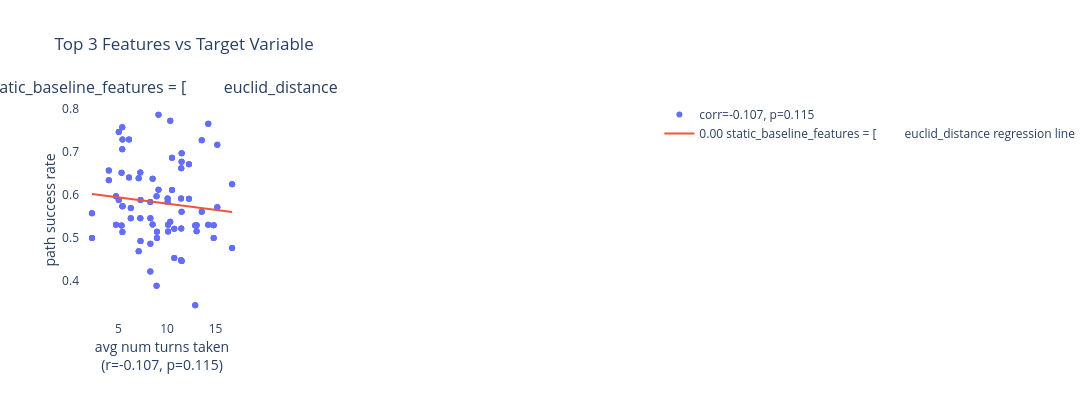
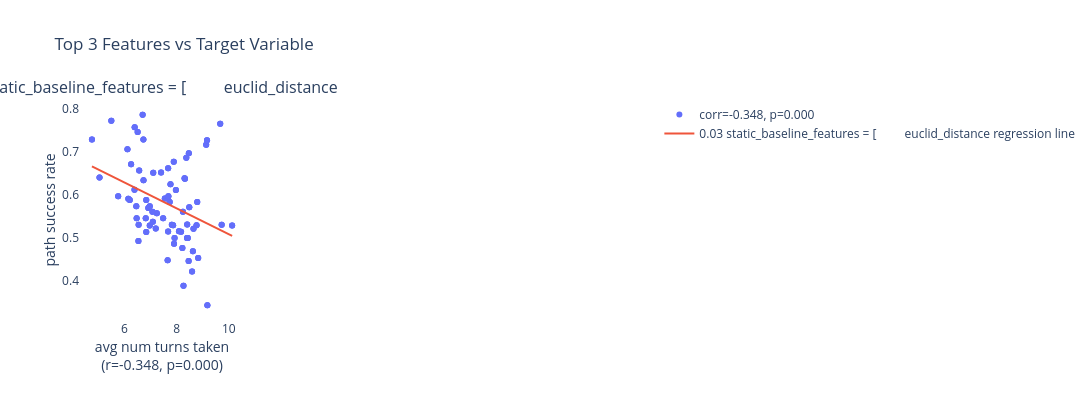

The cell these charts' notebook holds for them, in order:
### Markdown cell above
#### Baseline Static Features

### Code cell
baseline_feature_str = """static_baseline_features = [
        euclid_distance, 
        path_distance, 
        num_nodes, 
        avg_path_dist_traveled, 
        avg_nodes_count, 
        avg_turns_count
    ]"""
# run_evaluate_regression(static_features, accs, feature_str=baseline_feature_str, axes=["avg num turns taken", "avg traj Euc distance", "avg traj nodes traversed"])
# get_correlation_p_values(static_features, accs)
run_evaluate_regression(static_features[:,0].reshape(-1, 1), accs, feature_str=baseline_feature_str, axes=["avg num turns taken", "avg traj Euc distance", "avg traj nodes traversed"])
run_evaluate_regression(static_features[:,-2].reshape(-1, 1), accs, feature_str=baseline_feature_str, axes=["avg num turns taken", "avg traj Euc distance", "avg traj nodes traversed"])

### Figure 1 — Plotly figure (JSON) as saved in the notebook; plotly's stock layout.template omitted (floating-point values rounded to 4 significant figures; data arrays with more than 128 entries replaced by an {"elided": "..."} marker saying what was removed)
{"data": [{"mode": "markers", "name": "corr=-0.107, p=0.115", "type": "scatter", "x": {"elided": "216 float values"}, "xaxis": "x", "y": {"elided": "216 float values"}, "yaxis": "y"}, {"mode": "lines", "name": "0.00 static_baseline_features = [\n        euclid_distance regression line", "type": "scatter", "x": [2.264, 2.41, 2.556, 2.702, 2.848, 2.994, 3.14, 3.285, 3.431, 3.577, 3.723, 3.869, 4.015, 4.161, 4.307, 4.453, 4.599, 4.745, 4.891, 5.037, 5.183, 5.329, 5.475, 5.621, 5.767, 5.913, 6.058, 6.204, 6.35, 6.496, 6.642, 6.788, 6.934, 7.08, 7.226, 7.372, 7.518, 7.664, 7.81, 7.956, 8.102, 8.248, 8.394, 8.54, 8.686, 8.831, 8.977, 9.123, 9.269, 9.415, 9.561, 9.707, 9.853, 9.999, 10.15, 10.29, 10.44, 10.58, 10.73, 10.87, 11.02, 11.17, 11.31, 11.46, 11.6, 11.75, 11.9, 12.04, 12.19, 12.33, 12.48, 12.63, 12.77, 12.92, 13.06, 13.21, 13.36, 13.5, 13.65, 13.79, 13.94, 14.09, 14.23, 14.38, 14.52, 14.67, 14.82, 14.96, 15.11, 15.25, 15.4, 15.55, 15.69, 15.84, 15.98, 16.13, 16.27, 16.42, 16.57, 16.71], "xaxis": "x", "y": [0.6023, 0.6019, 0.6015, 0.601, 0.6006, 0.6002, 0.5998, 0.5993, 0.5989, 0.5985, 0.5981, 0.5977, 0.5972, 0.5968, 0.5964, 0.596, 0.5955, 0.5951, 0.5947, 0.5943, 0.5939, 0.5934, 0.593, 0.5926, 0.5922, 0.5917, 0.5913, 0.5909, 0.5905, 0.59, 0.5896, 0.5892, 0.5888, 0.5884, 0.5879, 0.5875, 0.5871, 0.5867, 0.5862, 0.5858, 0.5854, 0.585, 0.5845, 0.5841, 0.5837, 0.5833, 0.5829, 0.5824, 0.582, 0.5816, 0.5812, 0.5807, 0.5803, 0.5799, 0.5795, 0.579, 0.5786, 0.5782, 0.5778, 0.5774, 0.5769, 0.5765, 0.5761, 0.5757, 0.5752, 0.5748, 0.5744, 0.574, 0.5736, 0.5731, 0.5727, 0.5723, 0.5719, 0.5714, 0.571, 0.5706, 0.5702, 0.5697, 0.5693, 0.5689, 0.5685, 0.5681, 0.5676, 0.5672, 0.5668, 0.5664, 0.5659, 0.5655, 0.5651, 0.5647, 0.5642, 0.5638, 0.5634, 0.563, 0.5626, 0.5621, 0.5617, 0.5613, 0.5609, 0.5604], "yaxis": "y"}], "layout": {"annotations": [{"font": {"size": 16}, "showarrow": false, "text": "static_baseline_features = [\n        euclid_distance", "x": 0.1444, "xanchor": "center", "xref": "paper", "y": 1, "yanchor": "bottom", "yref": "paper"}], "height": 400, "paper_bgcolor": "white", "plot_bgcolor": "white", "title": {"text": "Top 3 Features vs Target Variable"}, "width": 1200, "xaxis": {"anchor": "y", "domain": [0, 0.2889], "title": {"standoff": 3, "text": "avg num turns taken<br>(r=-0.107, p=0.115)"}}, "xaxis2": {"anchor": "y2", "domain": [0.3556, 0.6444]}, "xaxis3": {"anchor": "y3", "domain": [0.7111, 1]}, "yaxis": {"anchor": "x", "domain": [0, 1], "title": {"standoff": 3, "text": "path success rate"}}, "yaxis2": {"anchor": "x2", "domain": [0, 1]}, "yaxis3": {"anchor": "x3", "domain": [0, 1]}}}

### Figure 2 — Plotly figure (JSON) as saved in the notebook; plotly's stock layout.template omitted (floating-point values rounded to 4 significant figures; data arrays with more than 128 entries replaced by an {"elided": "..."} marker saying what was removed)
{"data": [{"mode": "markers", "name": "corr=-0.348, p=0.000", "type": "scatter", "x": {"elided": "216 float values"}, "xaxis": "x", "y": {"elided": "216 float values"}, "yaxis": "y"}, {"mode": "lines", "name": "0.03 static_baseline_features = [\n        euclid_distance regression line", "type": "scatter", "x": [4.757, 4.811, 4.866, 4.92, 4.974, 5.028, 5.083, 5.137, 5.191, 5.245, 5.3, 5.354, 5.408, 5.462, 5.517, 5.571, 5.625, 5.68, 5.734, 5.788, 5.842, 5.897, 5.951, 6.005, 6.059, 6.114, 6.168, 6.222, 6.276, 6.331, 6.385, 6.439, 6.493, 6.548, 6.602, 6.656, 6.71, 6.765, 6.819, 6.873, 6.927, 6.982, 7.036, 7.09, 7.144, 7.199, 7.253, 7.307, 7.361, 7.416, 7.47, 7.524, 7.578, 7.633, 7.687, 7.741, 7.796, 7.85, 7.904, 7.958, 8.013, 8.067, 8.121, 8.175, 8.23, 8.284, 8.338, 8.392, 8.447, 8.501, 8.555, 8.609, 8.664, 8.718, 8.772, 8.826, 8.881, 8.935, 8.989, 9.043, 9.098, 9.152, 9.206, 9.26, 9.315, 9.369, 9.423, 9.477, 9.532, 9.586, 9.64, 9.695, 9.749, 9.803, 9.857, 9.912, 9.966, 10.02, 10.07, 10.13], "xaxis": "x", "y": [0.6663, 0.6647, 0.6631, 0.6615, 0.6598, 0.6582, 0.6566, 0.6549, 0.6533, 0.6517, 0.65, 0.6484, 0.6468, 0.6451, 0.6435, 0.6419, 0.6402, 0.6386, 0.637, 0.6353, 0.6337, 0.6321, 0.6304, 0.6288, 0.6272, 0.6255, 0.6239, 0.6223, 0.6207, 0.619, 0.6174, 0.6158, 0.6141, 0.6125, 0.6109, 0.6092, 0.6076, 0.606, 0.6043, 0.6027, 0.6011, 0.5994, 0.5978, 0.5962, 0.5945, 0.5929, 0.5913, 0.5896, 0.588, 0.5864, 0.5848, 0.5831, 0.5815, 0.5799, 0.5782, 0.5766, 0.575, 0.5733, 0.5717, 0.5701, 0.5684, 0.5668, 0.5652, 0.5635, 0.5619, 0.5603, 0.5586, 0.557, 0.5554, 0.5537, 0.5521, 0.5505, 0.5488, 0.5472, 0.5456, 0.544, 0.5423, 0.5407, 0.5391, 0.5374, 0.5358, 0.5342, 0.5325, 0.5309, 0.5293, 0.5276, 0.526, 0.5244, 0.5227, 0.5211, 0.5195, 0.5178, 0.5162, 0.5146, 0.5129, 0.5113, 0.5097, 0.508, 0.5064, 0.5048], "yaxis": "y"}], "layout": {"annotations": [{"font": {"size": 16}, "showarrow": false, "text": "static_baseline_features = [\n        euclid_distance", "x": 0.1444, "xanchor": "center", "xref": "paper", "y": 1, "yanchor": "bottom", "yref": "paper"}], "height": 400, "paper_bgcolor": "white", "plot_bgcolor": "white", "title": {"text": "Top 3 Features vs Target Variable"}, "width": 1200, "xaxis": {"anchor": "y", "domain": [0, 0.2889], "title": {"standoff": 3, "text": "avg num turns taken<br>(r=-0.348, p=0.000)"}}, "xaxis2": {"anchor": "y2", "domain": [0.3556, 0.6444]}, "xaxis3": {"anchor": "y3", "domain": [0.7111, 1]}, "yaxis": {"anchor": "x", "domain": [0, 1], "title": {"standoff": 3, "text": "path success rate"}}, "yaxis2": {"anchor": "x2", "domain": [0, 1]}, "yaxis3": {"anchor": "x3", "domain": [0, 1]}}}
